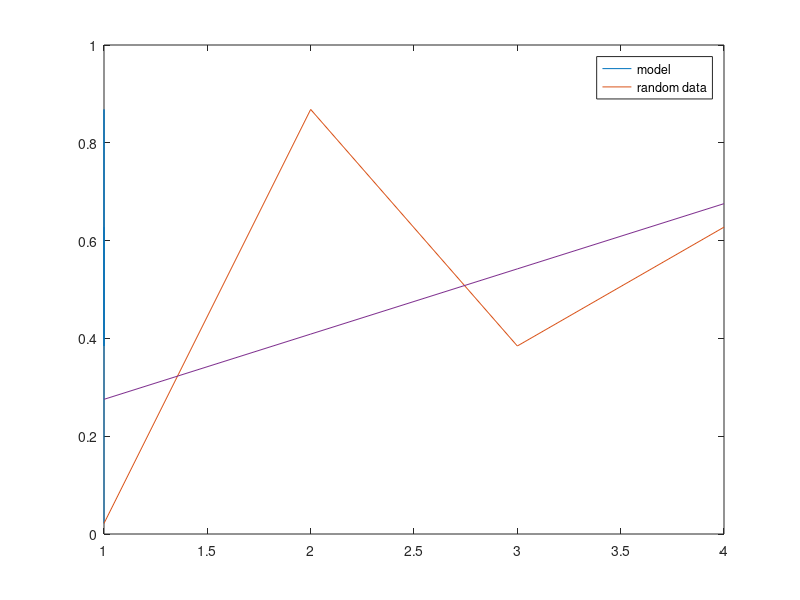

This figure's MATLAB source:
clear all;clc;

x = [1,1;1,2;1,3;1,4]

%y = (2*x+1) 

%y = y(:,2)

y = rand(1,4).'

step1 = x.'*x

%Sums of products between each independente variabile in turn and the dependent variable
step2 = x.'*y
step3 = (x.'*x)^-1

%Normal Equation
betaHat = (x.'*x)^-1*(x.'*y)

clf reset

plot (x,y)

hold on

z = betaHat(1,1)+betaHat(2,1)*x

plot(x,z)

hold

legend("model","random data")

%Residual

yHat = x*betaHat

p = (x*(x.'*x)^-1*x.')

yHat = p*y

%Symmetric matrix

simmMatrix = p.'

%Idempotent
idempMatrix = p*p

%residual vector
e = y - yHat

e = y - p*y
